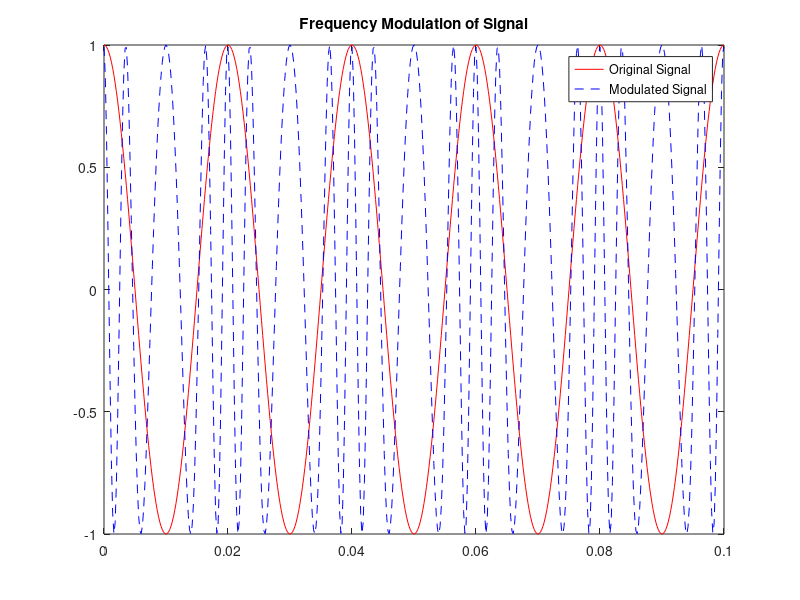

This chart was generated by the following MATLAB code:
Am = 1;
Ac = 1;
fc = 200;
fm = 50;
fs = 5000;
t = 0:1/fs:0.1;
kf = 100;
delta_f = (kf*Am);
B = delta_f/fm;
x = Am*cos(2*pi*fm*t);
y = Ac*cos((2*pi*fc*t) + (1/fs)*2*pi*kf*cumsum(x));
plot(t,x,'r',t,y,'b--');
legend('Original Signal','Modulated Signal');
title('Frequency Modulation of Signal');
bandwidth = 2*delta_f + 2*fm;
disp("The Bandwidth of the signal is:");
disp(bandwidth);